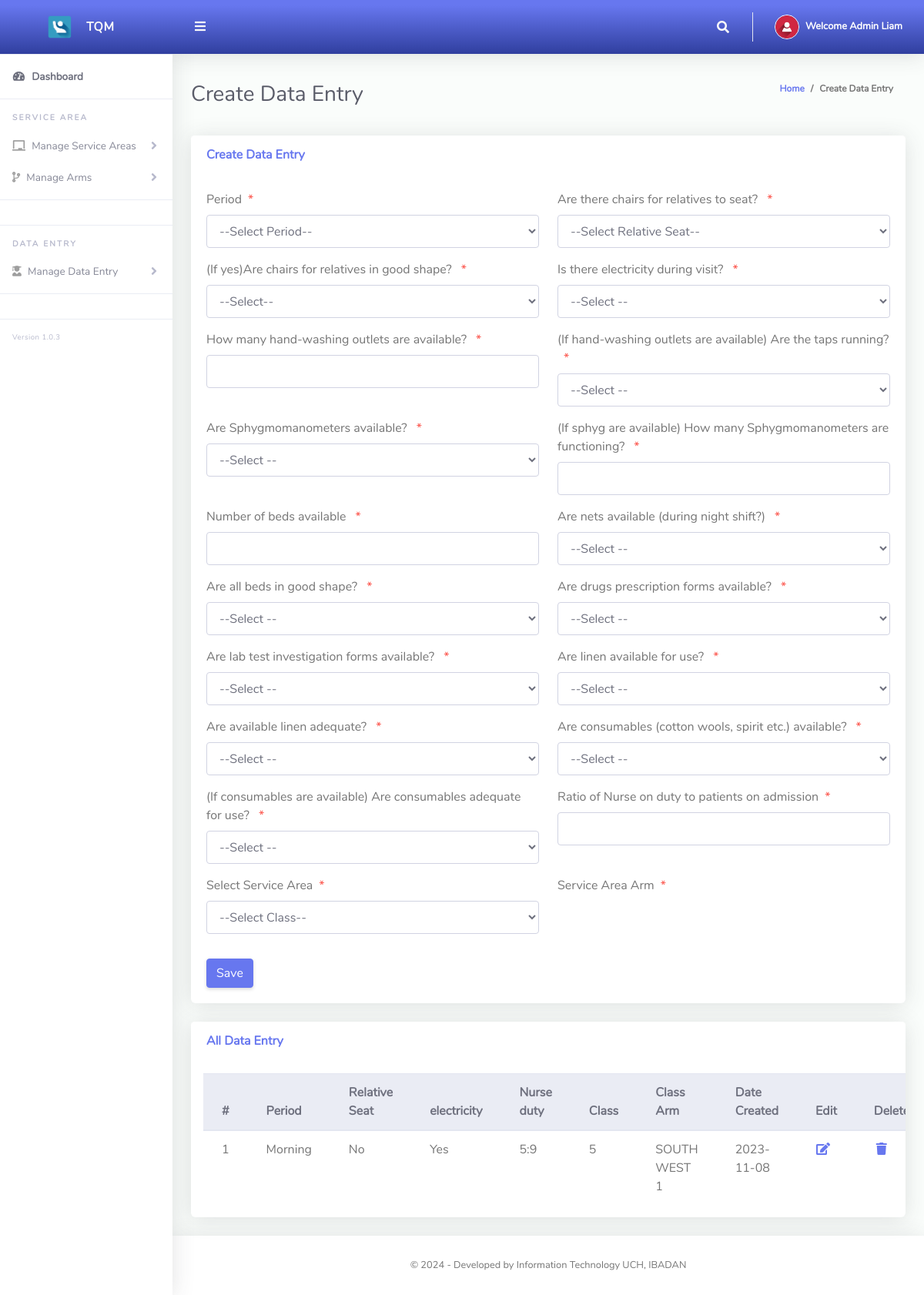
Page /Admin/createStudents.php (signed in) on the committed database.
### tables this page shows
CREATE TABLE `tblstudents` (
  `Id` int(10) NOT NULL,
  `classId` varchar(10) NOT NULL,
  `classArmId` varchar(10) NOT NULL,
  `dateCreated` varchar(50) NOT NULL,
  `period` varchar(80) NOT NULL,
  `relativeseat` varchar(11) NOT NULL,
  `relativeseatshape` varchar(11) NOT NULL,
  `electricity` varchar(11) NOT NULL,
  `handwash` varchar(11) NOT NULL,
  `taprun` varchar(11) NOT NULL,
  `sphygmeters` varchar(11) NOT NULL,
  `sphygmetersfunc` varchar(11) NOT NULL,
  `bedspace` varchar(11) NOT NULL,
  `nets` varchar(11) NOT NULL,
  `bedshape` varchar(11) NOT NULL,
  `drugprescform` varchar(11) NOT NULL,
  `labtestform` varchar(11) NOT NULL,
  `linen` varchar(11) NOT NULL,
  `linenadequate` varchar(11) NOT NULL,
  `consumables` varchar(11) NOT NULL,
  `consumablesadequate` varchar(11) NOT NULL,
  `nurseduty` varchar(11) NOT NULL
);

CREATE TABLE `tblservicearea` (
  `Id` int(10) NOT NULL,
  `serviceArea` varchar(255) NOT NULL
);

### Admin/createStudents.php (the view, shortened to what the rows shown need)
<?php
include '../Includes/dbcon.php';
?>
<!DOCTYPE html>
<html lang="en">
<head>
  <link href="../vendor/fontawesome-free/css/all.min.css" rel="stylesheet" type="text/css">
  <link href="../vendor/bootstrap/css/bootstrap.min.css" rel="stylesheet" type="text/css">
  <link href="css/ruang-admin.min.css" rel="stylesheet">
</head>
<body id="page-top">
  <div id="wrapper">
    <div id="content-wrapper" class="d-flex flex-column">
      <div id="content">
       <?php include "Includes/topbar.php";?>
        <div class="container-fluid" id="container-wrapper">
          <div class="d-sm-flex align-items-center justify-content-between mb-4">
            <h1 class="h3 mb-0 text-gray-800">Create Data Entry</h1>
          </div>
          <div class="row">
            <div class="col-lg-12">
                 <div class="row">
              <div class="col-lg-12">
              <div class="card mb-4">
                <div class="table-responsive p-3">
                  <table class="table align-items-center table-flush table-hover" id="dataTableHover">
                    <thead class="thead-light">
                      <tr>
                        <th>#</th>
                        <th>Period</th>
                        <th>Relative Seat</th>
                        <th>electricity</th>
                        <th>Nurse duty</th>
                        <th>Class</th>
                        <th>Class Arm</th>
                        <th>Date Created</th>
                         <th>Edit</th>
                        <th>Delete</th>
                      </tr>
                    </thead>
                    <tbody>
                  <?php
                      $query = "SELECT tblstudents.Id,tblservicearea.serviceArea,tblservicearea_arms.serviceareaArms,tblservicearea_arms.Id AS classArmId,tblstudents.period,
                      	tblstudents.relativeseat,tblstudents.relativeseatshape,tblstudents.electricity,tblstudents.handwash,
                        tblstudents.sphygmeters,tblstudents.sphygmetersfunc,tblstudents.bedspace,tblstudents.nets,tblstudents.bedshape,
                        tblstudents.drugprescform,tblstudents.labtestform,tblstudents.linen,tblstudents.linenadequate,
                        tblstudents.consumables,tblstudents.consumablesadequate,tblstudents.nurseduty,tblstudents.dateCreated
                      FROM tblstudents
                      INNER JOIN tblservicearea ON tblservicearea.Id = tblstudents.classId
                      INNER JOIN tblservicearea_arms ON tblservicearea_arms.Id = tblstudents.classArmId";
                      $rs = $conn->query($query);
                      $num = $rs->num_rows;
                      $sn=0;
                      if($num > 0)
                      {
                        while ($rows = $rs->fetch_assoc())
                          {
                             $sn = $sn + 1;
                            echo"
                              <tr>
                                <td>".$sn."</td>
                                <td>".$rows['period']."</td>
                                <td>".$rows['relativeseat']."</td>
                                <td>".$rows['electricity']."</td>
                                <td>".$rows['nurseduty']."</td>
                                <td>".$rows['handwash']."</td>
                                <td>".$rows['serviceArea']."</td>
                                 <td>".$rows['dateCreated']."</td>
                                <td><a href='?action=edit&Id=".$rows['Id']."'><i class='fas fa-fw fa-edit'></i></a></td>
                                <td><a href='?action=delete&Id=".$rows['Id']."'><i class='fas fa-fw fa-trash'></i></a></td>
                              </tr>";
                          }
                      }
                      else
                      {
                           echo
                           "<div class='alert alert-danger' role='alert'>
                            No Record Found!
                            </div>";
                      }
                      ?>
                    </tbody>
                  </table>
                </div>
              </div>
            </div>
            </div>
          </div>
        </div>
      </div>
    </div>
  </div>
</body>
</html>

### Admin/Includes/topbar.php (shortened to what the rows shown need)
<?php
  $query = "SELECT * FROM tbladmin WHERE Id = ".$_SESSION['userId']."";
  $rs = $conn->query($query);
  $rows = $rs->fetch_assoc();
  $fullName = $rows['firstName']." ".$rows['lastName'];
?>
<nav class="navbar navbar-expand navbar-light bg-gradient-primary topbar mb-4 static-top">
          <ul class="navbar-nav ml-auto">
            <li class="nav-item dropdown no-arrow">
              <a class="nav-link dropdown-toggle" href="#" id="userDropdown" role="button" data-toggle="dropdown"
                aria-haspopup="true" aria-expanded="false">
                <span class="ml-2 d-none d-lg-inline text-white small"><b>Welcome <?php echo $fullName;?></b></span>
              </a>
            </li>
          </ul>
        </nav>

### rows in the picture
tblstudents: period "Morning", relativeseat "No", electricity "Yes", nurseduty "5:9", handwash "5", tblservicearea.serviceArea "SOUTH WEST 1", dateCreated "2023-11-08"

### other values in the picture
$fullName "Admin Liam"
